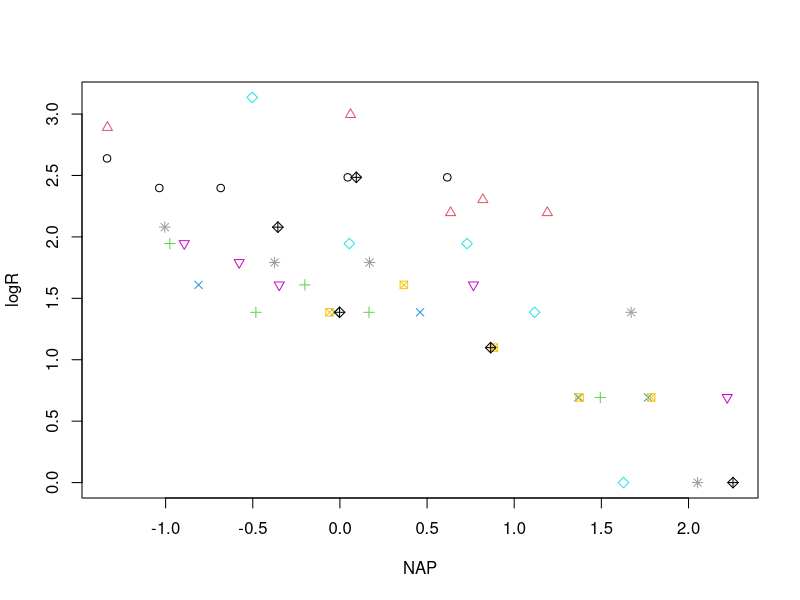
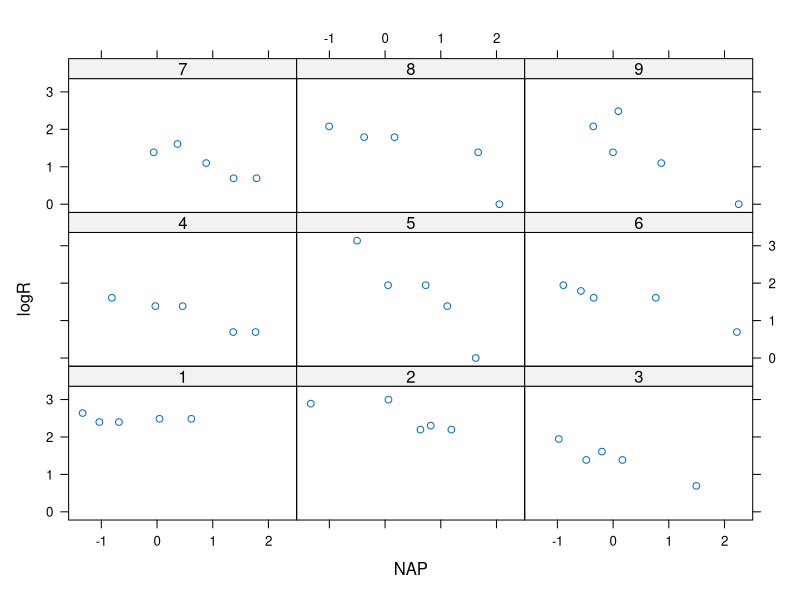
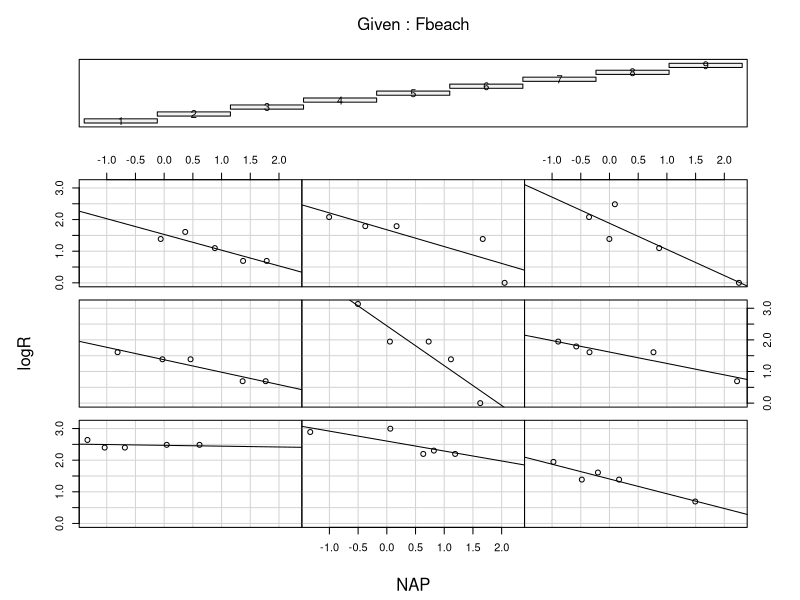
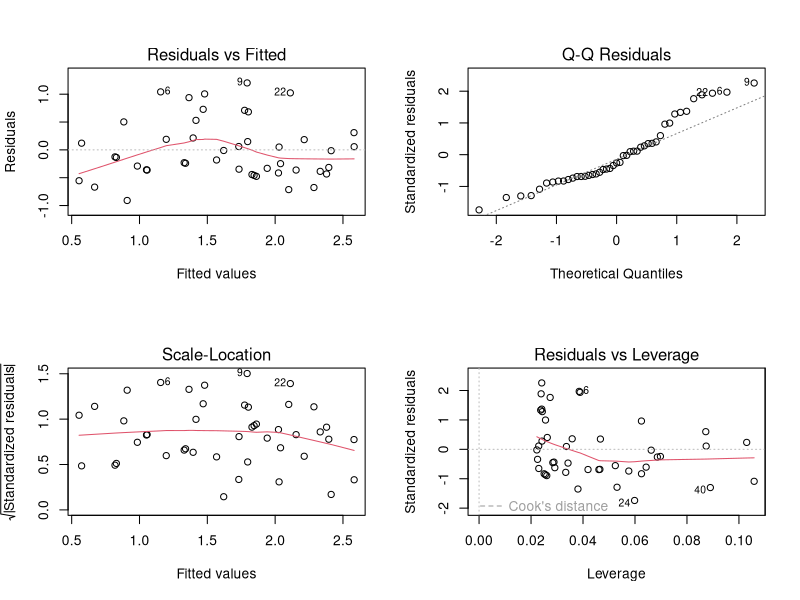
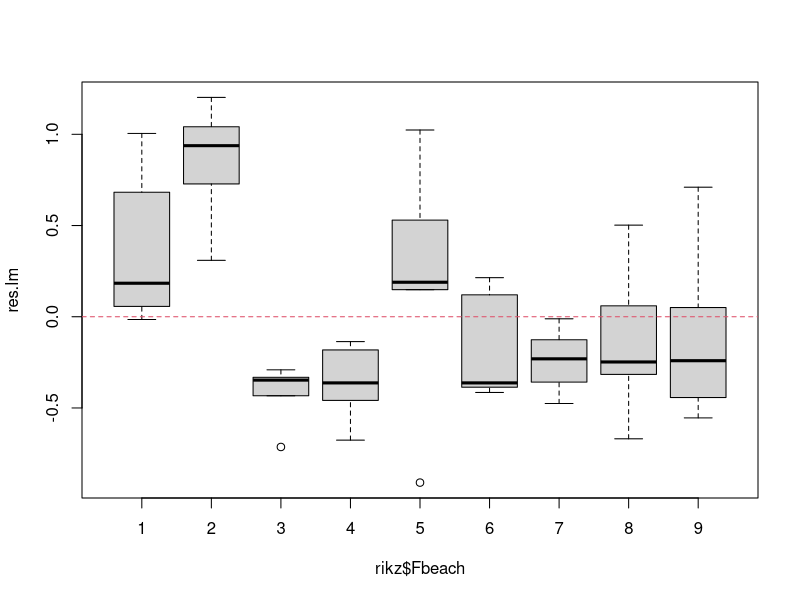
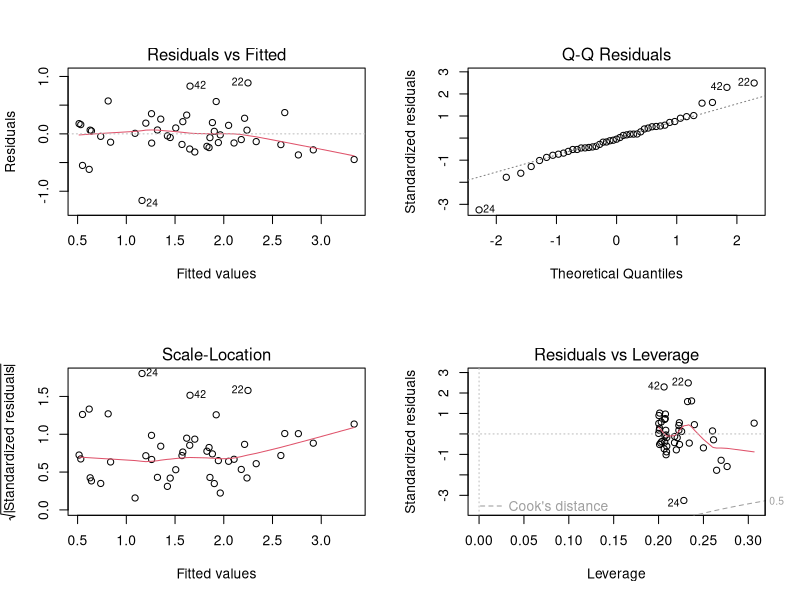
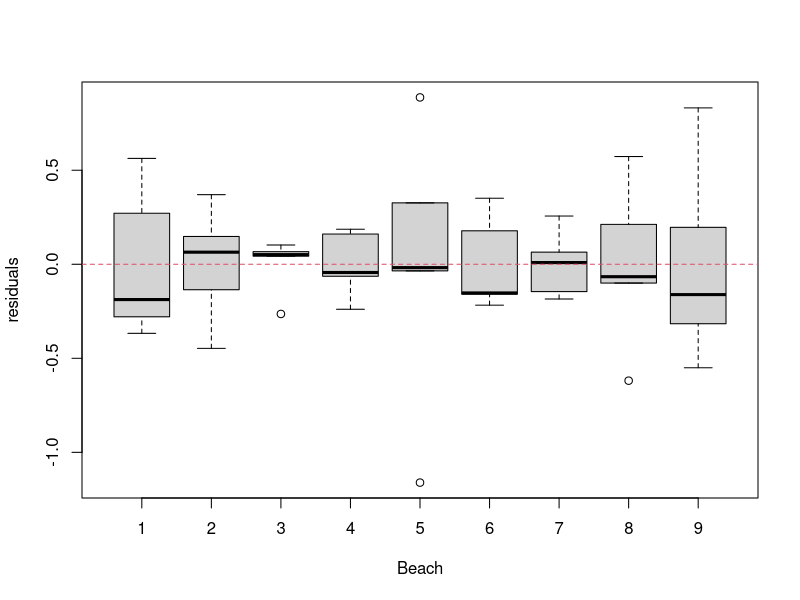
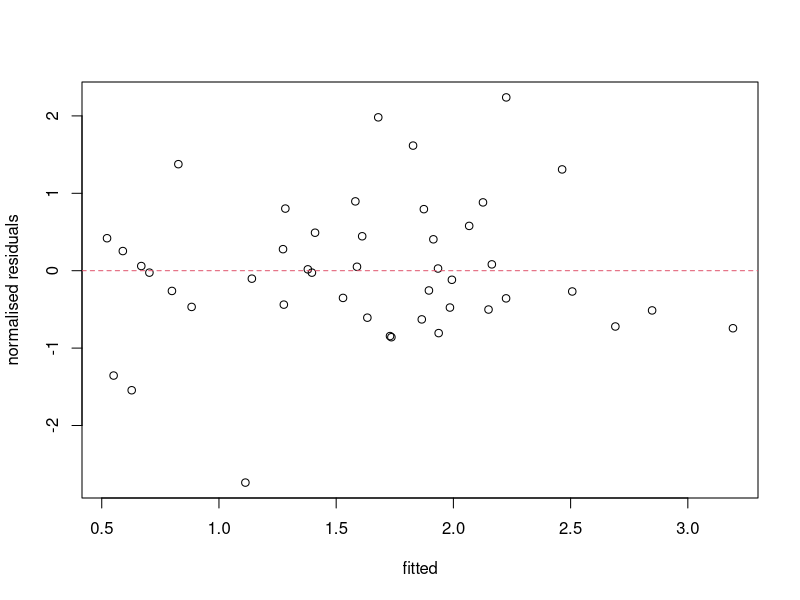

R code for these plots, in order: (Note: this script raises an error after producing the figures.)
## ---- chunk 1
knitr::opts_chunk$set(echo= TRUE, message= FALSE, warning= FALSE, eval= FALSE, cache= FALSE, fig.height= 6)
SOLUTIONS<- TRUE
## ---- chunk 2
# 1. Make functions in the nlme and lattice package available
library(nlme)
library(lattice)

rikz<- read.table("data/RIKZRichness.txt", header = TRUE, stringsAsFactors = TRUE)

str(rikz)
# 12 potential predictors (ignoring 'sample' and 'sorting', and the response "R")
# 45 observations
## ---- chunk 3
rikz$Fbeach<- factor(rikz$Beach)
# there is no natural ordering of beaches, so treat as factor
# to be able to estimate variation between beaches

rikz$logR<- log(rikz$R + 1)
# Species richness is a count, so should be positive
# We would also expect greater variance for higher counts,
# So log transform should help stabilizing variance
## ---- chunk 4
table(rikz$Fbeach)
# 9 beaches
# 5 obs per beach on all beaches
## ---- chunk 5
with(rikz, plot(logR ~ NAP, col = Beach, pch = Beach))
# there appears to be a decline in species richness with NAP

xyplot(logR ~ NAP|Fbeach, data = rikz)
# not all beaches cover the whole range of NAP in the sample
# negative effect of NAP suggested in most beaches, but not obvious in all

# more fancy plot with lines of best fit for each beach
coplot(logR ~ NAP|Fbeach, 
      data = rikz, 
        panel = function(x, y, ...) {
         tmp <- lm(y ~ x, na.action = na.omit)
         abline(tmp)
         points(x, y) })
# confirms comments above;
# very few points to support each fitted line -> refrain from over-interpreting
## ---- chunk 6
rikz.lm<- lm(logR ~ NAP, data = rikz)     

# model validation
par(mfrow = c(2, 2))    
plot(rikz.lm)

# residuals vs fitted suggest horseshoe-shape trend: 
# could be sign of a non linear relationship?
# Normality (from QQ plot) poor

# extract residuals from model object and plot against beach
res.lm<- resid(rikz.lm)

par(mfrow = c(1, 1))
plot(res.lm ~ rikz$Fbeach)
abline(h = 0, col = 2, lty = 2)
# some beaches have all positive residuals, some all negative

anova(rikz.lm)
# NAP effect hugely significant

summary(rikz.lm)
# NAP effect negative
# 43 residual degrees of freedom 
# (45-2= sample size - 1 for intercept - 1 for slope)
## ---- chunk 7
rikz.lm2 <- lm(logR ~ NAP + Fbeach, data = rikz)

# model validation

par(mfrow = c(2, 2))
plot(rikz.lm2)

# a bit better,
# less of a trend in the residuals (mostly due to 2-3 residuals, so no big deal)
# Better normality, but some annoyingly large residuals

# plot residuals vs Beach
# looks better but possibly some heterogeneity of variance among beaches
# (remember, only 5 obs per beach, so not conclusive)

res.lm2 <- resid(rikz.lm2)
par(mfrow = c(1, 1))
plot(res.lm2 ~ rikz$Fbeach, xlab = "Beach", ylab = "residuals")
abline(h = 0, lty = 2, col = 2)

# produce a summary of the analysis
summary(rikz.lm2)
# 8 additional parameters estimated (error df= 35 compared to 43 for the lm without beach)
# Are we interested in the value of the differences between beaches?
# If not, that's quite a lot of parameters to be estimating, 
# given the already low sample size
## ---- chunk 8
rikz.lme <- lme(fixed = logR ~ NAP, random = ~ 1|Fbeach, data = rikz)
# This is also known as a "random intercept only" model.

# Assumes these beaches are a random sample from a wider population of beaches.
# Therefore assumes the Fbeach intercepts, or differences between beaches,
# are normally distributed
## ---- chunk 9
res.lme <- residuals(rikz.lme, type = "normalized")
# many standard functions such as 'residuals', 'fitted', 'plot', etc have
# a special "method" (= version) when applied to lme objects which changes
# their default behaviour.
# To access the help pages, type ?functionOfInterest.lme
# the help page for residuals is ?residuals.lme

fit.lme <- fitted(rikz.lme)
# ?fitted.lme
plot(res.lme ~ fit.lme, xlab = "fitted", ylab = "normalised residuals")
# ?plot.lme
abline(h = 0, lty = 2, col = 2)
# Not great, but so few observations that it is hard to judge!

# plot residuals for each beach. 
plot(res.lme ~ rikz$Fbeach, ylab = "normalised residuals", xlab = "Beach")
abline(h = 0, lty = 2, col = 2)
# Quite similar to the rikz.lm2 model, not better
# But much better than rikz.lm

# or use built in functions for lme objects
plot(rikz.lme, 
     form = resid(., type = "p") ~ fitted(.)|Fbeach, abline = 0, lty = 2)
# this plots the standardised (or Pearson) residuals versus fitted for 
# each beach. Quite variable between beaches, but difficult to judge if
# this is could be problematic

# boxplots per beach:
plot(rikz.lme, Fbeach ~ resid(.), abline = 0)

## ---- chunk 10
summary(rikz.lm)
#             Estimate Std. Error t value Pr(>|t|)    
# (Intercept)  1.82790    0.08523   21.45  < 2e-16 ***
# NAP         -0.56473    0.08172   -6.91 1.74e-08 ***

summary(rikz.lm2)
#             Estimate Std. Error t value Pr(>|t|)    
# (Intercept)  2.23644    0.18456  12.118 4.44e-14 ***
# NAP         -0.51043    0.06671  -7.651 5.63e-09 ***

summary(rikz.lme)
#                  Value  Std.Error DF   t-value p-value
# (Intercept)  1.8131735 0.13943157 35 13.004039       0
# NAP         -0.5223798 0.06562824 35 -7.959681       0

# The model without Fbeach (rikz.lm) has the largest (negative) effect of NAP
# and the largest uncertainty (SE) for it.

# The models with fixed or random Fbeach effect (rikz.lm2 or rikz.lme) have the
# most similar estimates of the slope and of the standard errors of the
# population-level coefficients (general Intercept and slope)
# Their SE for the Intercept is larger than that of the model without Fbeach, 
# because they take the differences between beaches into account, therefore the
# number of degrees of freedom ("effective sample size") for the
# calculation of the intercept is less than the total sample size
# (residual df = 35 for rikz.lme instead of 43 for the rikz.lm model)

# For the rikz.lm2 model, this is worse because the intercept is for 
# the reference beach only (Beach 1), so the effective sample size is 
# only about 5
## ---- chunk 11
rikz <- groupedData(logR ~ NAP|Fbeach, data = rikz)

# plot predicted values for each beach
plot(augPred(rikz.lme), aspect = "xy", grid = TRUE)

# plot observed vs fitted values
plot(rikz.lme, logR ~ fitted(.), id = 0.05, adj = -0.3)

# normally distributed residuals?
qqnorm(rikz.lme, ~ resid(., type = "normalized"), abline = c(0, 1))
# abline(0, 1) only makes sense if the values are normalized

# normally distributed random effects?
qqnorm(rikz.lme, ~ ranef(.))
# values are not normalized, so no 'abline'
# instead we can get the correct reference line manually:
qqnorm(unlist(ranef(rikz.lme)))
qqline(unlist(ranef(rikz.lme)), col = 2)
# with only 9 levels for Fbeach, a qqplot isn't that easy to interpret:
# how bad is bad?

# a histogram is no better with just 9 data points:
hist(unlist(ranef(rikz.lme)))

# Overall, not an unreasonable model. 
# Unfortunately, sample size is just too small to tell if this
# is a good model structure from the data alone.
## ---- chunk 12
# We can either use the update function or specify the model long hand
rikz.lme2 <- update(rikz.lme, random = ~ NAP|Fbeach)

# or long hand version
rikz.lme2<- lme(fixed = logR ~ 1 + NAP, random = ~ 1 + NAP|Fbeach, data = rikz)

# it would be incorrect to only have the population intercept in the fixed part
# of the model but no NAP effect, like this:
rikz.lme2bad <- lme(fixed = logR ~ 1, random = ~ NAP|Fbeach, data = rikz)
## ---- chunk 13
# (assumes rikz is in Grouped Data format as above)
plot(augPred(rikz.lme2), aspect = "xy", grid = TRUE)

plot(rikz.lme2, 
     form = resid(., type="p") ~ fitted(.)|Fbeach, abline = 0, lty = 2)
# no more suggestion of trends in the residuals -> that's better than rikz.lme

# optional:
res.lme2 <- resid(rikz.lme2, type = "normalized")
fit.lme2 <- fitted(rikz.lme2)
plot(res.lme2 ~ fit.lme2, xlab = "fitted", ylab = "normalised residuals")
abline(h= 0, lty= 2, col= 2)

# plot residuals for each beach.
par(mfrow= c(1, 2))
plot(res.lme ~ rikz$Fbeach, ylab= "normalised residuals", xlab= "Beach", 
    main = "random intercept")
abline(h = 0, lty = 2, col = 2)

plot(res.lme2 ~ rikz$Fbeach, ylab = "normalised residuals", xlab = "Beach",
    main = "random intercept and slope")
abline(h = 0, lty = 2, col = 2)
# not clear if one is better than the other. With just 5 samples per beach,
# don't expect boxplot to look amazing!


# plot fitted vs observed
plot(rikz.lme2, logR ~ fitted(.), id = 0.05, adj = -0.3)
# intrigued by 'adj' argument?
# try without and see ?par

#normally distributed random effects?
qqnorm(rikz.lme2, ~ ranef(.))

# or using a DIY approach to extracting and plotting the random effects:
par(mfrow = c(1, 2))
hist(unlist(ranef(rikz.lme2)$'(Intercept)'), xlab = "Random Intercept", main = "")
hist(unlist(ranef(rikz.lme2)$'NAP'), xlab = "Random NAP effect", main = "")
# not great for the intercept
# alright for the NAP slope
# but in truth, with 9 beaches only, any pattern would be compatible with
# a normal distribution!

# This model seems to meet most of the assumptions, 
# Or at least there are too few data to say that it doesn't.
# But this is at the cost of a quite complex model (lots of parameters)
# and there is a good chance that we are overfitting the data.
## ---- chunk 14
summary(rikz.lme)
summary(rikz.lme2)
# population-level estimates are quite similar
## ---- chunk 15
# compare using anova() - treat with caution
anova(rikz.lme, rikz.lme2)
#           Model df      AIC      BIC    logLik   Test  L.Ratio p-value
# rikz.lme      1  4 73.17517 80.21997 -32.58758                        
# rikz.lme2     2  6 73.83009 84.39729 -30.91504 1 vs 2 3.345082  0.1878

# LRT suggests the random slope is unnecessary
# AIC suggests the models are about equally good (but random slope worse)

# if we wanted to compare our fixed effects only model with both mixed models 
#then we need to fit the fixed effects only model with gls function

rikz.gls <- gls(logR ~ NAP, data = rikz)

anova(rikz.gls, rikz.lme, rikz.lme2)
# the random intercept is clearly supported by all methods
# the random slope isn't
## ---- chunk 16
rikz.lme.gs <- lme(fixed= logR ~ NAP + grainsize, random= ~ 1|Fbeach, data= rikz)
summary(rikz.lme.gs)

rikz.lme.te <- lme(fixed= logR ~ NAP + temperature, random= ~ 1|Fbeach, data= rikz)
summary(rikz.lme.te)

rikz.lme.ex <- lme(fixed= logR ~ NAP + exposure, random= ~ 1|Fbeach, data= rikz)
summary(rikz.lme.ex)

anova(rikz.lme, rikz.lme.gs)
# warning that the wrong fitting method was used

anova(update(rikz.lme, method= "ML"), update(rikz.lme.gs, method= "ML"))
anova(update(rikz.lme, method= "ML"), update(rikz.lme.te, method= "ML"))
anova(update(rikz.lme, method= "ML"), update(rikz.lme.ex, method= "ML"))
# exposure effect is clearly supported

# did you notice the change in the variance of the random beach effect?
summary(rikz.lme)
summary(rikz.lme.ex)
# why could that be?
plot(rikz$exposure ~ rikz$Fbeach)
# there is only one exposure value per beach, and exposure seems sufficient
# to explain the most of the variation between beaches

qqnorm(rikz.lme.ex, form= ~ ranef(.))
# more normally distributed as a result of having
# explained the outlier with exposure

rikz.gls.ex <- gls(logR ~ NAP + exposure, data= rikz)
summary(rikz.gls.ex)

anova(rikz.gls.ex, rikz.lme.ex)
# despite the caveats of this testing approach, clearly the random effect for
# beach makes no difference anymore
# Should we discard or keep it anyway?

# optional:
# plot residuals for each beach.
res.lme.ex<- resid(rikz.lme.ex, type= "normalized")
plot(res.lme ~ rikz$Fbeach, ylab= "normalised residuals", xlab= "Beach",
      main= "random intercept")
abline(h = 0, lty = 2, col = 2)

# generally there is still heterogeneity between beaches
# if we are feeling brave, we could introduce a variance covariate and model
# the variance for each beach separately. 
# Do we have enough observations for this though?
## ---- chunk 17

# Model rikz.lme seems a reasonable compromise, but whichever model
# we choose, the conclusions remain unchanged:
# the log of Species richness (+1) appears to decrease with the height
# above sea level within a beach (as length of time submerged by the sea decreases). 
# For each unit increase of NAP, the log(Species richness + 1)
# decreases by 0.52 +/- 0.07 (t_35= -7.95, p < 0.001)

# There is about as much variation in the observations within beach (SD= 0.37)
# as there is between beach (SD= 0.41). 
# Therefore there is some evidence that
# species richness varies between beaches (for similar height above sea
# level), but there is no evidence that the effect of height above sea
# level changes between beach.

# For your info, if you would like to illustrate the model graphically:

# To illustrate variation between beaches, augPred is a good option:

plot(augPred(rikz.lme, level = 0:1), aspect ="xy", grid = TRUE)

# To illustrate uncertainty about the population-level (= fixed)
# effects, `Effect` from the `effects` library is convenient:

library(effects)
plot(Effect("NAP", rikz.lme, xlevels = 40))
# Note that the confidence interval above does not include the 
# variation between beaches

# To illustrate the relationship on the original, 
# back-transformed count scale is a little more fiddly.
# One way is to let `Effect` do the hard work of calculating the
# fitted values and their confidence intervals, and store the result

rikz.lme.pred <- Effect("NAP", rikz.lme, xlevels = 40)

# Then, we extract the values from the rikz.lme.pred object
# and plot them after applying the back-transformation

plot(R ~ NAP, data = rikz)
lines(rikz.lme.pred$x$NAP, exp(rikz.lme.pred$fit)-1, lwd = 2)
lines(rikz.lme.pred$x$NAP, exp(rikz.lme.pred$lower)-1, lty = 2)
lines(rikz.lme.pred$x$NAP, exp(rikz.lme.pred$upper)-1, lty = 2)
